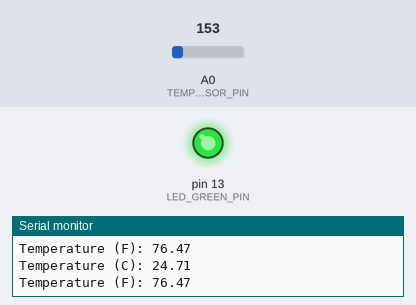
Bench run of a sketch on a simulated Arduino Uno, built with avr-gcc and run on an emulated ATmega328P. Parts: output pins drawn as LEDs (lit = HIGH), the last lines printed to the serial monitor. The inputs (shaded band) are chosen by the test bench; at power-on: A0 (TEMP_SENSOR_PIN) = 153.

Above: at 1.8 s.
1.9 s: A0 (TEMP_SENSOR_PIN) set to 130
At 3.0 s:
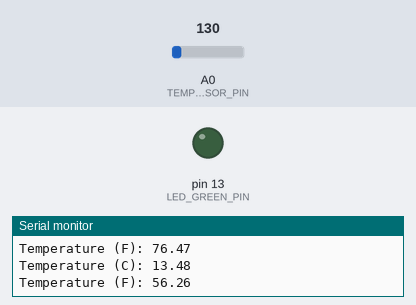
3.5 s: A0 (TEMP_SENSOR_PIN) set to 165
At 4.6 s:
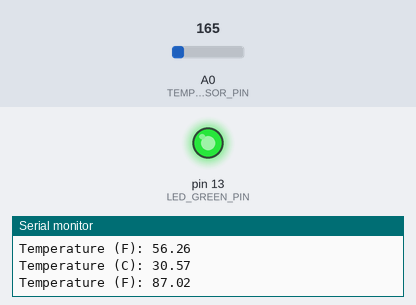
5.5 s: A0 (TEMP_SENSOR_PIN) set to 133
At 6.3 s:
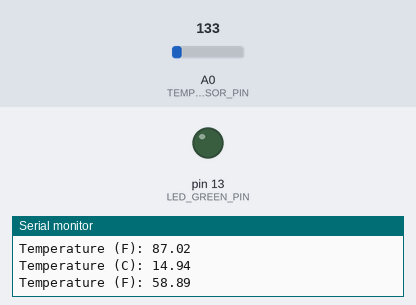
Timing chart, 0 to 8.5 s (numbered marks = the images above; inputs shaded):
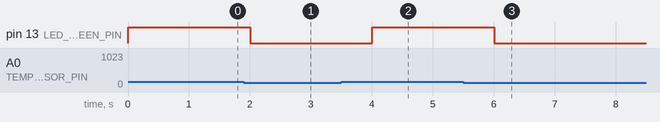

The sketch:

sketch_tempSensor_with_led.ino
```cpp
const int TEMP_SENSOR_PIN = A0;
const int LED_GREEN_PIN = 13;

void setup() {
  Serial.begin(9600);

  // set pins (output)
  pinMode(LED_GREEN_PIN, OUTPUT);

  // set pins (input)
  pinMode(TEMP_SENSOR_PIN, INPUT);
}

void loop() {
  float voltage = analogRead(TEMP_SENSOR_PIN) * 0.004882813; // convert analog reading (0-1023)back to voltage from 0-5v

  float degreesC = (voltage - 0.5) * 100.0; // convert to celcius
  float degreesF = degreesC * (9.0 / 5.0) + 32.0; // convert to fahrenheit

  Serial.print("Temperature (C): ");
  Serial.println(degreesC);
  Serial.print("Temperature (F): ");
  Serial.println(degreesF);

  if (degreesF > 70.0) {
    digitalWrite(LED_GREEN_PIN, HIGH);
  } else {
    digitalWrite(LED_GREEN_PIN, LOW);
  }

  delay(1000);
}
```

Measured:
- the behaviour switches between 146 and 145 on A0 (TEMP_SENSOR_PIN) (found by bisection; images 0 and 1)
- after the input at 1.9 s, pin 13 (LED_GREEN_PIN): HIGH → LOW after 0.10 s
- after the input at 3.5 s, pin 13 (LED_GREEN_PIN): LOW → HIGH after 0.51 s
- after the input at 5.5 s, pin 13 (LED_GREEN_PIN): HIGH → LOW after 0.51 s
